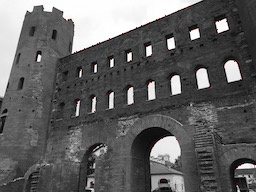

The script that drew this image:
import cv2
import numpy as np
import matplotlib.pyplot as plt

# Read image
img = cv2.imread("thorino.jpg").astype(np.float32)
H, W, C = img.shape

## Grayscale
gray = 0.2126 * img[..., 2] + 0.7152 * img[..., 1] + 0.0722 * img[..., 0]
gray = gray.astype(np.uint8)

## Sobel
sobely = np.array(((1, 2, 1),
                   (0, 0, 0),
                   (-1, -2, -1)), dtype=np.float32)

sobelx = np.array(((1, 0, -1),
                   (2, 0, -2),
                   (1, 0, -1)), dtype=np.float32)

tmp = np.pad(gray, (1, 1), 'edge')

Ix = np.zeros_like(gray, dtype=np.float32)
Iy = np.zeros_like(gray, dtype=np.float32)

for y in range(H):
    for x in range(W):
        Ix[y, x] = np.mean(tmp[y:y+3, x:x+3] * sobelx)
        Iy[y, x] = np.mean(tmp[y:y+3, x:x+3] * sobely)
     
Ix2 = Ix ** 2
IxIy = Ix * Iy
Iy2 = Iy ** 2

out = np.array((gray, gray, gray))
out = np.transpose(out, (1,2,0))

## Hessian
Hes = np.zeros((H, W))

for y in range(H):
    for x in range(W):
        Hes[y,x] = Ix2[y,x] * Iy2[y,x] - IxIy[y,x] ** 2

## Detect Corner
for y in range(H):
    for x in range(W):
        if Hes[y,x] == np.max(Hes[max(y-1,0):min(y+2,H), max(x-1,0):min(x+2,W)]) and Hes[y,x] > np.max(Hes)*0.1:
            out[y, x] = [0, 0, 255]

out = out.astype(np.uint8)

cv2.imwrite("out.jpg", out)
cv2.imshow("result", out)
cv2.waitKey(0)
